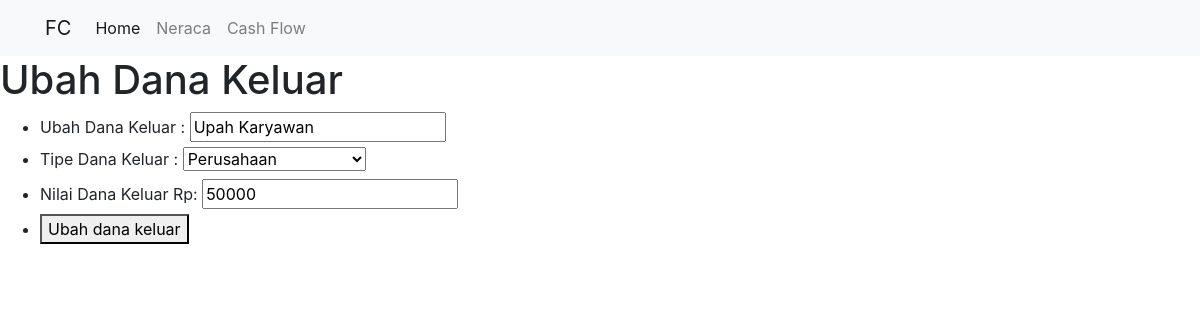
The app's page /public/cashflow/ubahdankel/1 with its own data.
### tables this page shows
CREATE TABLE IF NOT EXISTS `dankel` (
  `id` int(11) NOT NULL AUTO_INCREMENT,
  `nama` text NOT NULL,
  `tipe` text NOT NULL,
  `nilai` int(11) NOT NULL,
  PRIMARY KEY (`id`)
);

### app/core/Controller.php (called while the page is built, shortened)
<?php
class Controller {
    public function view($view, $data = [])
    {
        require_once '../app/views/' . $view . '.php';
    }
    public function model($model)
    {
        return new $model;
    }
}

### app/controllers/Cashflow.php (called while the page is built, shortened)
<?php
Class Cashflow Extends Controller {
     public function ubahdankel($id)
     {
         $data['judul'] = 'Ubah Dana Keluar';
         $data['dankel'] = $this->model('Dankel_model')->getDankelById($id);
         $this->view('cashflow/ubahdankel', $data);
     }
}

### app/core/App.php (called while the page is built, shortened)
<?php
class App {
    protected $method = 'index';
    protected $params = [];
    public function parseURL()
    {
        if( isset($_GET['url']) ) {
            $url = rtrim( $_GET['url'], '/');
            $url = filter_var( $url, FILTER_SANITIZE_URL);
            $url = explode( '/', $url);
            return $url;
        }
    }
    public function __construct()
    {
        $url = $this->parseURL();
        if( file_exists('../app/controllers/' . $url[0] . '.php') ) {
            unset($url[0]);
        }
        $this->controller = new $this->controller;
        if( isset($url[1]) ) {
            if( method_exists($this->controller, $url[1]) ) {
                $this->method = $url[1];
                unset($url[1]);
            }
        }
        if( !empty($url) ) {
            $this->params = array_values($url);
        }
        call_user_func_array( [$this->controller, $this->method], $this->params);
    }
}

### public/index.php (called while the page is built, shortened)
<?php
$app = new App;

### app/core/Database.php (called while the page is built, shortened)
<?php
class Database {
    private $host = DB_HOST;
    private $user = DB_USER;
    private $pass = DB_PASS;
    private $db_name = DB_NAME;
    private $dbh;
    private $stmt;
    public function __construct()
    {
        $dsn = 'mysql:host=' . $this->host . ';dbname='. $this->db_name;
        $option = [
            PDO::ATTR_PERSISTENT => true,
            PDO::ATTR_ERRMODE => PDO::ERRMODE_EXCEPTION
        ];
        try {
            $this->dbh = new PDO($dsn, $this->user, $this->pass, $option );
        } catch (PDOexception $e) {
            die($e->getMessage());
        }
    }
    public function query($query)
    {
        $this->stmt = $this->dbh->prepare($query);
    }
    public function bind($param, $value, $type = null)
    {
        if( is_null($type) ) {
            switch( true ) {
                default :
                $type = PDO::PARAM_STR;
            }
        }
        $this->stmt->bindValue($param, $value, $type);
    }
    public function execute()
    {
        $this->stmt->execute();
    }
    public function single()
    {
        $this->execute();
        return $this->stmt->fetch(PDO::FETCH_ASSOC);
    }
}

### app/models/Dankel_model.php (called while the page is built, shortened)
<?php
class Dankel_model {
    private $table = 'dankel';
    private $db;
    public function __construct()
    {
        $this->db = new Database;
    }
    public function getDankelById($id)
    {
        $this->db->query('SELECT * FROM ' . $this->table . ' WHERE id =:id');
        $this->db->bind('id', $id);
        return $this->db->Single();
    }
}

### app/views/cashflow/ubahdankel.php (the view, shortened to what this page needs)
<h1>Ubah Dana Keluar</h1>
    <form action="<?= BASEURL; ?>cashflow/editdankel" method="post">
        <ul>
            <li>
                <label for="nama">Ubah Dana Keluar : </label>
                <input type="text" name="nama" id="nama" value="<?= $data["dankel"]["nama"]; ?>">
            </li>
            <li>
                <label for="tipe">Tipe Dana Keluar : </label>
                <select name="tipe" id="tipe">
                    <option <?= $data["dankel"]["tipe"] == "Perusahaan"?"selected":""; ?> value="Perusahaan">Perusahaan</option>
                </select>
            </li>
            <li>
                <label for="nilai">Nilai Dana Keluar Rp: </label>
                <input type="number" name="nilai" id="nilai" value="<?= $data["dankel"]["nilai"]; ?>">
            </li>
            <li>
                <button type="submit" name="submit">Ubah dana keluar</button>
            </li>
        </ul>
    </form>

### records on screen
dankel: nama "Upah Karyawan", tipe "Perusahaan", nilai "50000"
